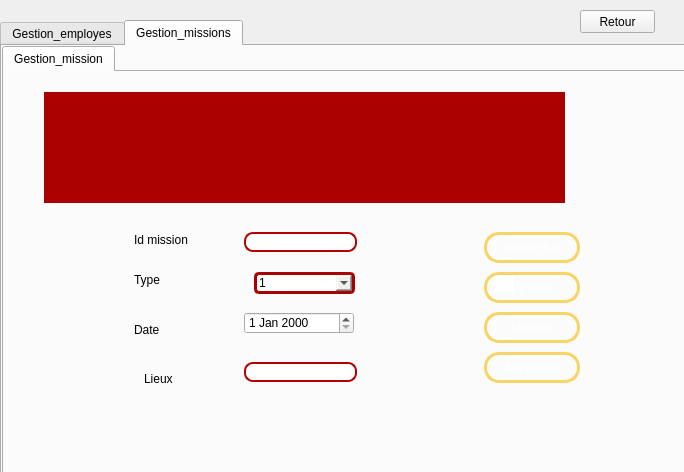
<?xml version="1.0" encoding="UTF-8"?>
<ui version="4.0">
 <class>gestion_employe</class>
 <widget class="QWidget" name="gestion_employe">
  <property name="geometry">
   <rect>
    <x>0</x>
    <y>0</y>
    <width>684</width>
    <height>472</height>
   </rect>
  </property>
  <property name="windowTitle">
   <string>Form</string>
  </property>
  <widget class="QTabWidget" name="tabWidget_2">
   <property name="geometry">
    <rect>
     <x>0</x>
     <y>20</y>
     <width>761</width>
     <height>501</height>
    </rect>
   </property>
   <property name="currentIndex">
    <number>1</number>
   </property>
   <widget class="QWidget" name="tab_4">
    <attribute name="title">
     <string>Gestion_employes</string>
    </attribute>
    <widget class="QTabWidget" name="tabWidget">
     <property name="geometry">
      <rect>
       <x>0</x>
       <y>0</y>
       <width>801</width>
       <height>461</height>
      </rect>
     </property>
     <property name="currentIndex">
      <number>0</number>
     </property>
     <widget class="QWidget" name="tab_2">
      <attribute name="title">
       <string>Gestion Employe</string>
      </attribute>
      <widget class="QTableView" name="tabchambre">
       <property name="geometry">
        <rect>
         <x>70</x>
         <y>10</y>
         <width>541</width>
         <height>131</height>
        </rect>
       </property>
       <property name="styleSheet">
        <string notr="true">QWidget {
    background-color: #aa0000;
    color: #fffff8;
}
QTableView{border: 6px solid #aa0000; /*other code about padding background stc*/ ;}
QHeaderView::section {
    background-color: #aaaa7f;
    padding: 4px;
    border: 1px solid #fffff8;
    font-size: 8pt;
}

QTableWidget {
    gridline-color: #ff4842;
    font-size: 9pt;
}

QTableWidget QTableCornerButton::section {
    background-color: #ff4842;
    border: 1px solid #fffff8;
}</string>
       </property>
      </widget>
      <widget class="QPushButton" name="pb_ajouter">
       <property name="geometry">
        <rect>
         <x>480</x>
         <y>220</y>
         <width>96</width>
         <height>31</height>
        </rect>
       </property>
       <property name="styleSheet">
        <string notr="true"> QPushButton {
color: #ffffff;
border: 3px solid #f8d466;
font: 8pt &quot;MS Reference Sans Serif&quot;;
border-radius: 15px;
padding: 5px;
background: qradialgradient(cx: 0.3, cy: -0.4,
fx: 0.3, fy: -0.4,
radius: 3, stop: 0 #aa3118, stop: 1 #550000);
min-width: 80px;
}

QPushButton:hover {
background: qradialgradient(cx: 0.3, cy: -0.4,
fx: 0.3, fy: -0.4,
radius: 3, stop: 0 #aa3118, stop: 1 #552a2a);
}

 QPushButton:pressed {
background: qradialgradient(cx: 0.4, cy: -0.1,
fx: 0.4, fy: -0.1,
radius: 3, stop: 0 #aa3118, stop: 1 #554040);
}</string>
       </property>
       <property name="text">
        <string>Ajouter</string>
       </property>
      </widget>
      <widget class="QLabel" name="label_2">
       <property name="geometry">
        <rect>
         <x>90</x>
         <y>190</y>
         <width>47</width>
         <height>13</height>
        </rect>
       </property>
       <property name="text">
        <string>Firstname</string>
       </property>
      </widget>
      <widget class="QLineEdit" name="lineEdit_num">
       <property name="geometry">
        <rect>
         <x>220</x>
         <y>160</y>
         <width>113</width>
         <height>20</height>
        </rect>
       </property>
       <property name="styleSheet">
        <string notr="true">QLineEdit
{
border-radius:9px;
border: 2px solid #b50000;
background: qradialgradient(cx: 0.3, cy: -0.4,
fx: 0.0, fy: -0.0,
radius: 1.89, stop: 0 #ffffff, stop: 1 #999);
}</string>
       </property>
      </widget>
      <widget class="QLabel" name="label">
       <property name="geometry">
        <rect>
         <x>90</x>
         <y>160</y>
         <width>81</width>
         <height>16</height>
        </rect>
       </property>
       <property name="text">
        <string>ID Employe</string>
       </property>
      </widget>
      <widget class="QPushButton" name="pb_supprimer">
       <property name="geometry">
        <rect>
         <x>480</x>
         <y>300</y>
         <width>96</width>
         <height>31</height>
        </rect>
       </property>
       <property name="styleSheet">
        <string notr="true"> QPushButton {
color: #ffffff;
border: 3px solid #f8d466;
font: 8pt &quot;MS Reference Sans Serif&quot;;
border-radius: 15px;
padding: 5px;
background: qradialgradient(cx: 0.3, cy: -0.4,
fx: 0.3, fy: -0.4,
radius: 3, stop: 0 #aa3118, stop: 1 #550000);
min-width: 80px;
}

QPushButton:hover {
background: qradialgradient(cx: 0.3, cy: -0.4,
fx: 0.3, fy: -0.4,
radius: 3, stop: 0 #aa3118, stop: 1 #552a2a);
}

 QPushButton:pressed {
background: qradialgradient(cx: 0.4, cy: -0.1,
fx: 0.4, fy: -0.1,
radius: 3, stop: 0 #aa3118, stop: 1 #554040);
}</string>
       </property>
       <property name="text">
        <string>Supprimer</string>
       </property>
      </widget>
      <widget class="QPushButton" name="pb_modifier">
       <property name="geometry">
        <rect>
         <x>480</x>
         <y>260</y>
         <width>96</width>
         <height>31</height>
        </rect>
       </property>
       <property name="styleSheet">
        <string notr="true"> QPushButton {
color: #ffffff;
border: 3px solid #f8d466;
font: 8pt &quot;MS Reference Sans Serif&quot;;
border-radius: 15px;
padding: 5px;
background: qradialgradient(cx: 0.3, cy: -0.4,
fx: 0.3, fy: -0.4,
radius: 3, stop: 0 #aa3118, stop: 1 #550000);
min-width: 80px;
}

QPushButton:hover {
background: qradialgradient(cx: 0.3, cy: -0.4,
fx: 0.3, fy: -0.4,
radius: 3, stop: 0 #aa3118, stop: 1 #552a2a);
}

 QPushButton:pressed {
background: qradialgradient(cx: 0.4, cy: -0.1,
fx: 0.4, fy: -0.1,
radius: 3, stop: 0 #aa3118, stop: 1 #554040);
}
</string>
       </property>
       <property name="text">
        <string>Modifier</string>
       </property>
      </widget>
      <widget class="QPushButton" name="pb_rechercher">
       <property name="geometry">
        <rect>
         <x>480</x>
         <y>180</y>
         <width>96</width>
         <height>31</height>
        </rect>
       </property>
       <property name="styleSheet">
        <string notr="true"> QPushButton {
color: #ffffff;
border: 3px solid #f8d466;
font: 8pt &quot;MS Reference Sans Serif&quot;;
border-radius: 15px;
padding: 5px;
background: qradialgradient(cx: 0.3, cy: -0.4,
fx: 0.3, fy: -0.4,
radius: 3, stop: 0 #aa3118, stop: 1 #550000);
min-width: 80px;
}

QPushButton:hover {
background: qradialgradient(cx: 0.3, cy: -0.4,
fx: 0.3, fy: -0.4,
radius: 3, stop: 0 #aa3118, stop: 1 #552a2a);
}

 QPushButton:pressed {
background: qradialgradient(cx: 0.4, cy: -0.1,
fx: 0.4, fy: -0.1,
radius: 3, stop: 0 #aa3118, stop: 1 #554040);
}</string>
       </property>
       <property name="text">
        <string>Rechercher</string>
       </property>
      </widget>
      <widget class="QLineEdit" name="lineEdit_idservice">
       <property name="geometry">
        <rect>
         <x>220</x>
         <y>280</y>
         <width>113</width>
         <height>20</height>
        </rect>
       </property>
       <property name="styleSheet">
        <string notr="true">QLineEdit
{
border-radius:9px;
border: 2px solid #b50000;
background: qradialgradient(cx: 0.3, cy: -0.4,
fx: 0.0, fy: -0.0,
radius: 1.89, stop: 0 #ffffff, stop: 1 #999);
}</string>
       </property>
       <property name="text">
        <string/>
       </property>
      </widget>
      <widget class="QLabel" name="label_4">
       <property name="geometry">
        <rect>
         <x>90</x>
         <y>290</y>
         <width>47</width>
         <height>13</height>
        </rect>
       </property>
       <property name="text">
        <string>Sallaire</string>
       </property>
      </widget>
      <widget class="QLineEdit" name="lineEdit_disponibilite">
       <property name="geometry">
        <rect>
         <x>490</x>
         <y>190</y>
         <width>20</width>
         <height>20</height>
        </rect>
       </property>
       <property name="styleSheet">
        <string notr="true">QLineEdit{
background-color: transparent;
border-image: url(:off.png);
background: none;
border: none;
background-repeat: none;
}</string>
       </property>
      </widget>
      <widget class="QLabel" name="label_11">
       <property name="geometry">
        <rect>
         <x>90</x>
         <y>320</y>
         <width>71</width>
         <height>16</height>
        </rect>
       </property>
       <property name="text">
        <string>Id mission</string>
       </property>
      </widget>
      <widget class="QComboBox" name="comboBox">
       <property name="geometry">
        <rect>
         <x>220</x>
         <y>310</y>
         <width>111</width>
         <height>22</height>
        </rect>
       </property>
      </widget>
      <widget class="QComboBox" name="comboBox_2">
       <property name="geometry">
        <rect>
         <x>220</x>
         <y>250</y>
         <width>111</width>
         <height>22</height>
        </rect>
       </property>
       <property name="styleSheet">
        <string notr="true">QComboBox {
	border: 3px solid #aa0000;
	border-radius: 5px;
	background:qradialgradient(cx: 0.3, cy: -0.4,
fx: 0.0, fy: -0.0,
radius: 1.89, stop: 0 #ffffff, stop: 1 #999);
	
}
</string>
       </property>
       <item>
        <property name="text">
         <string>President</string>
        </property>
       </item>
       <item>
        <property name="text">
         <string>sous-pres</string>
        </property>
       </item>
       <item>
        <property name="text">
         <string>employe</string>
        </property>
       </item>
      </widget>
      <widget class="QLabel" name="label_3">
       <property name="geometry">
        <rect>
         <x>90</x>
         <y>220</y>
         <width>47</width>
         <height>13</height>
        </rect>
       </property>
       <property name="text">
        <string>Lastname</string>
       </property>
      </widget>
      <widget class="QLabel" name="label_8">
       <property name="geometry">
        <rect>
         <x>90</x>
         <y>250</y>
         <width>47</width>
         <height>13</height>
        </rect>
       </property>
       <property name="text">
        <string>Grade</string>
       </property>
      </widget>
      <widget class="QLineEdit" name="lineEdit_num_2">
       <property name="geometry">
        <rect>
         <x>220</x>
         <y>220</y>
         <width>113</width>
         <height>20</height>
        </rect>
       </property>
       <property name="styleSheet">
        <string notr="true">QLineEdit
{
border-radius:9px;
border: 2px solid #b50000;
background: qradialgradient(cx: 0.3, cy: -0.4,
fx: 0.0, fy: -0.0,
radius: 1.89, stop: 0 #ffffff, stop: 1 #999);
}</string>
       </property>
      </widget>
      <widget class="QLineEdit" name="lineEdit_num_3">
       <property name="geometry">
        <rect>
         <x>220</x>
         <y>190</y>
         <width>113</width>
         <height>20</height>
        </rect>
       </property>
       <property name="styleSheet">
        <string notr="true">QLineEdit
{
border-radius:9px;
border: 2px solid #b50000;
background: qradialgradient(cx: 0.3, cy: -0.4,
fx: 0.0, fy: -0.0,
radius: 1.89, stop: 0 #ffffff, stop: 1 #999);
}</string>
       </property>
      </widget>
      <widget class="QLabel" name="label_9">
       <property name="geometry">
        <rect>
         <x>-60</x>
         <y>-220</y>
         <width>841</width>
         <height>651</height>
        </rect>
       </property>
       <property name="styleSheet">
        <string notr="true">border-image: url(C:/Users/MY HP/Desktop/QT/5edma avec metier sans intg/Crud employe,mission/projet2020/malek/jribidesign.png);

</string>
       </property>
       <property name="text">
        <string>TextLabel</string>
       </property>
      </widget>
      <widget class="QPushButton" name="pb_supprimer_3">
       <property name="geometry">
        <rect>
         <x>440</x>
         <y>340</y>
         <width>96</width>
         <height>31</height>
        </rect>
       </property>
       <property name="styleSheet">
        <string notr="true"> QPushButton {
color: #ffffff;
border: 3px solid #f8d466;
font: 8pt &quot;MS Reference Sans Serif&quot;;
border-radius: 15px;
padding: 5px;
background: qradialgradient(cx: 0.3, cy: -0.4,
fx: 0.3, fy: -0.4,
radius: 3, stop: 0 #aa3118, stop: 1 #550000);
min-width: 80px;
}

QPushButton:hover {
background: qradialgradient(cx: 0.3, cy: -0.4,
fx: 0.3, fy: -0.4,
radius: 3, stop: 0 #aa3118, stop: 1 #552a2a);
}

 QPushButton:pressed {
background: qradialgradient(cx: 0.4, cy: -0.1,
fx: 0.4, fy: -0.1,
radius: 3, stop: 0 #aa3118, stop: 1 #554040);
}</string>
       </property>
       <property name="text">
        <string>PDF</string>
       </property>
      </widget>
      <widget class="QPushButton" name="pb_supprimer_4">
       <property name="geometry">
        <rect>
         <x>540</x>
         <y>340</y>
         <width>96</width>
         <height>31</height>
        </rect>
       </property>
       <property name="styleSheet">
        <string notr="true"> QPushButton {
color: #ffffff;
border: 3px solid #f8d466;
font: 8pt &quot;MS Reference Sans Serif&quot;;
border-radius: 15px;
padding: 5px;
background: qradialgradient(cx: 0.3, cy: -0.4,
fx: 0.3, fy: -0.4,
radius: 3, stop: 0 #aa3118, stop: 1 #550000);
min-width: 80px;
}

QPushButton:hover {
background: qradialgradient(cx: 0.3, cy: -0.4,
fx: 0.3, fy: -0.4,
radius: 3, stop: 0 #aa3118, stop: 1 #552a2a);
}

 QPushButton:pressed {
background: qradialgradient(cx: 0.4, cy: -0.1,
fx: 0.4, fy: -0.1,
radius: 3, stop: 0 #aa3118, stop: 1 #554040);
}</string>
       </property>
       <property name="text">
        <string>Ouvrir PDF</string>
       </property>
      </widget>
      <zorder>label_9</zorder>
      <zorder>lineEdit_disponibilite</zorder>
      <zorder>tabchambre</zorder>
      <zorder>pb_ajouter</zorder>
      <zorder>label_2</zorder>
      <zorder>lineEdit_num</zorder>
      <zorder>label</zorder>
      <zorder>pb_supprimer</zorder>
      <zorder>pb_modifier</zorder>
      <zorder>pb_rechercher</zorder>
      <zorder>lineEdit_idservice</zorder>
      <zorder>label_4</zorder>
      <zorder>label_11</zorder>
      <zorder>comboBox</zorder>
      <zorder>comboBox_2</zorder>
      <zorder>label_3</zorder>
      <zorder>label_8</zorder>
      <zorder>lineEdit_num_2</zorder>
      <zorder>lineEdit_num_3</zorder>
      <zorder>pb_supprimer_3</zorder>
      <zorder>pb_supprimer_4</zorder>
     </widget>
     <widget class="QWidget" name="tab">
      <attribute name="title">
       <string>Mail</string>
      </attribute>
      <widget class="QLabel" name="label_28">
       <property name="geometry">
        <rect>
         <x>50</x>
         <y>133</y>
         <width>50</width>
         <height>20</height>
        </rect>
       </property>
       <property name="text">
        <string>Password:</string>
       </property>
      </widget>
      <widget class="QLabel" name="label_30">
       <property name="geometry">
        <rect>
         <x>50</x>
         <y>191</y>
         <width>40</width>
         <height>20</height>
        </rect>
       </property>
       <property name="text">
        <string>Subject:</string>
       </property>
      </widget>
      <widget class="QLineEdit" name="rcpt">
       <property name="geometry">
        <rect>
         <x>119</x>
         <y>162</y>
         <width>490</width>
         <height>20</height>
        </rect>
       </property>
      </widget>
      <widget class="QLineEdit" name="server">
       <property name="geometry">
        <rect>
         <x>119</x>
         <y>46</y>
         <width>490</width>
         <height>20</height>
        </rect>
       </property>
       <property name="text">
        <string>smtp.gmail.com</string>
       </property>
       <property name="echoMode">
        <enum>QLineEdit::Password</enum>
       </property>
      </widget>
      <widget class="QLineEdit" name="uname">
       <property name="geometry">
        <rect>
         <x>119</x>
         <y>104</y>
         <width>490</width>
         <height>20</height>
        </rect>
       </property>
       <property name="text">
        <string/>
       </property>
      </widget>
      <widget class="QLineEdit" name="subject">
       <property name="geometry">
        <rect>
         <x>119</x>
         <y>191</y>
         <width>490</width>
         <height>20</height>
        </rect>
       </property>
      </widget>
      <widget class="QPlainTextEdit" name="msg">
       <property name="geometry">
        <rect>
         <x>119</x>
         <y>220</y>
         <width>490</width>
         <height>71</height>
        </rect>
       </property>
      </widget>
      <widget class="QLineEdit" name="paswd">
       <property name="geometry">
        <rect>
         <x>119</x>
         <y>133</y>
         <width>490</width>
         <height>20</height>
        </rect>
       </property>
       <property name="inputMask">
        <string/>
       </property>
       <property name="text">
        <string/>
       </property>
       <property name="echoMode">
        <enum>QLineEdit::Password</enum>
       </property>
      </widget>
      <widget class="QLineEdit" name="port">
       <property name="geometry">
        <rect>
         <x>119</x>
         <y>75</y>
         <width>490</width>
         <height>20</height>
        </rect>
       </property>
       <property name="text">
        <string>465</string>
       </property>
       <property name="echoMode">
        <enum>QLineEdit::Password</enum>
       </property>
      </widget>
      <widget class="QWidget" name="layoutWidget_2">
       <property name="geometry">
        <rect>
         <x>259</x>
         <y>295</y>
         <width>211</width>
         <height>61</height>
        </rect>
       </property>
       <layout class="QHBoxLayout" name="horizontalLayout">
        <item>
         <spacer name="horizontalSpacer">
          <property name="orientation">
           <enum>Qt::Horizontal</enum>
          </property>
          <property name="sizeHint" stdset="0">
           <size>
            <width>40</width>
            <height>20</height>
           </size>
          </property>
         </spacer>
        </item>
        <item>
         <widget class="QPushButton" name="sendBtn">
          <property name="styleSheet">
           <string notr="true"> QPushButton {
color: #ffffff;
border: 3px solid #f8d466;
font: 8pt &quot;MS Reference Sans Serif&quot;;
border-radius: 15px;
padding: 5px;
background: qradialgradient(cx: 0.3, cy: -0.4,
fx: 0.3, fy: -0.4,
radius: 3, stop: 0 #aa3118, stop: 1 #550000);
min-width: 80px;
}

QPushButton:hover {
background: qradialgradient(cx: 0.3, cy: -0.4,
fx: 0.3, fy: -0.4,
radius: 3, stop: 0 #aa3118, stop: 1 #552a2a);
}

 QPushButton:pressed {
background: qradialgradient(cx: 0.4, cy: -0.1,
fx: 0.4, fy: -0.1,
radius: 3, stop: 0 #aa3118, stop: 1 #554040);
}</string>
          </property>
          <property name="text">
           <string>Send</string>
          </property>
         </widget>
        </item>
        <item>
         <widget class="QPushButton" name="exitBtn">
          <property name="styleSheet">
           <string notr="true"> QPushButton {
color: #ffffff;
border: 3px solid #f8d466;
font: 8pt &quot;MS Reference Sans Serif&quot;;
border-radius: 15px;
padding: 5px;
background: qradialgradient(cx: 0.3, cy: -0.4,
fx: 0.3, fy: -0.4,
radius: 3, stop: 0 #aa3118, stop: 1 #550000);
min-width: 80px;
}

QPushButton:hover {
background: qradialgradient(cx: 0.3, cy: -0.4,
fx: 0.3, fy: -0.4,
radius: 3, stop: 0 #aa3118, stop: 1 #552a2a);
}

 QPushButton:pressed {
background: qradialgradient(cx: 0.4, cy: -0.1,
fx: 0.4, fy: -0.1,
radius: 3, stop: 0 #aa3118, stop: 1 #554040);
}</string>
          </property>
          <property name="text">
           <string>Exit</string>
          </property>
         </widget>
        </item>
       </layout>
      </widget>
      <widget class="QLabel" name="label_25">
       <property name="geometry">
        <rect>
         <x>50</x>
         <y>46</y>
         <width>63</width>
         <height>20</height>
        </rect>
       </property>
       <property name="text">
        <string>Smtp-server:</string>
       </property>
      </widget>
      <widget class="QLabel" name="label_26">
       <property name="geometry">
        <rect>
         <x>50</x>
         <y>75</y>
         <width>59</width>
         <height>20</height>
        </rect>
       </property>
       <property name="text">
        <string>Server port:</string>
       </property>
      </widget>
      <widget class="QLabel" name="label_27">
       <property name="geometry">
        <rect>
         <x>50</x>
         <y>104</y>
         <width>52</width>
         <height>20</height>
        </rect>
       </property>
       <property name="text">
        <string>Username:</string>
       </property>
      </widget>
      <widget class="QLabel" name="label_29">
       <property name="geometry">
        <rect>
         <x>50</x>
         <y>162</y>
         <width>59</width>
         <height>20</height>
        </rect>
       </property>
       <property name="text">
        <string>Recipant to:</string>
       </property>
      </widget>
      <widget class="QLabel" name="label_31">
       <property name="geometry">
        <rect>
         <x>50</x>
         <y>220</y>
         <width>46</width>
         <height>22</height>
        </rect>
       </property>
       <property name="text">
        <string>Message:</string>
       </property>
      </widget>
      <widget class="QLabel" name="label_14">
       <property name="geometry">
        <rect>
         <x>-20</x>
         <y>-200</y>
         <width>801</width>
         <height>681</height>
        </rect>
       </property>
       <property name="styleSheet">
        <string notr="true">border-image: url(C:/Users/MY HP/Desktop/QT/5edma avec metier sans intg/Crud employe,mission/projet2020/malek/jribidesign.png);
</string>
       </property>
       <property name="text">
        <string/>
       </property>
      </widget>
      <zorder>label_14</zorder>
      <zorder>label_28</zorder>
      <zorder>label_30</zorder>
      <zorder>rcpt</zorder>
      <zorder>server</zorder>
      <zorder>uname</zorder>
      <zorder>subject</zorder>
      <zorder>msg</zorder>
      <zorder>paswd</zorder>
      <zorder>port</zorder>
      <zorder>layoutWidget_2</zorder>
      <zorder>label_25</zorder>
      <zorder>label_26</zorder>
      <zorder>label_27</zorder>
      <zorder>label_29</zorder>
      <zorder>label_31</zorder>
     </widget>
    </widget>
   </widget>
   <widget class="QWidget" name="tab_5">
    <attribute name="title">
     <string>Gestion_missions</string>
    </attribute>
    <widget class="QTabWidget" name="tabWidget_3">
     <property name="geometry">
      <rect>
       <x>0</x>
       <y>0</y>
       <width>751</width>
       <height>451</height>
      </rect>
     </property>
     <property name="currentIndex">
      <number>0</number>
     </property>
     <widget class="QWidget" name="tab_6">
      <attribute name="title">
       <string>Gestion_mission</string>
      </attribute>
      <widget class="QLabel" name="label_5">
       <property name="geometry">
        <rect>
         <x>130</x>
         <y>160</y>
         <width>61</width>
         <height>16</height>
        </rect>
       </property>
       <property name="text">
        <string>Id mission</string>
       </property>
      </widget>
      <widget class="QLineEdit" name="lineEdit_id_3">
       <property name="geometry">
        <rect>
         <x>240</x>
         <y>160</y>
         <width>113</width>
         <height>20</height>
        </rect>
       </property>
       <property name="styleSheet">
        <string notr="true">QLineEdit
{
border-radius:9px;
border: 2px solid #b50000;
background: qradialgradient(cx: 0.3, cy: -0.4,
fx: 0.0, fy: -0.0,
radius: 1.89, stop: 0 #ffffff, stop: 1 #999);
}</string>
       </property>
      </widget>
      <widget class="QLabel" name="label_6">
       <property name="geometry">
        <rect>
         <x>130</x>
         <y>200</y>
         <width>61</width>
         <height>16</height>
        </rect>
       </property>
       <property name="text">
        <string>Type</string>
       </property>
      </widget>
      <widget class="QLabel" name="label_7">
       <property name="geometry">
        <rect>
         <x>130</x>
         <y>250</y>
         <width>61</width>
         <height>16</height>
        </rect>
       </property>
       <property name="text">
        <string>Date</string>
       </property>
      </widget>
      <widget class="QPushButton" name="pb_ajouter_2">
       <property name="geometry">
        <rect>
         <x>480</x>
         <y>200</y>
         <width>96</width>
         <height>31</height>
        </rect>
       </property>
       <property name="styleSheet">
        <string notr="true"> QPushButton {
color: #ffffff;
border: 3px solid #f8d466;
font: 8pt &quot;MS Reference Sans Serif&quot;;
border-radius: 15px;
padding: 5px;
background: qradialgradient(cx: 0.3, cy: -0.4,
fx: 0.3, fy: -0.4,
radius: 3, stop: 0 #aa3118, stop: 1 #550000);
min-width: 80px;
}

QPushButton:hover {
background: qradialgradient(cx: 0.3, cy: -0.4,
fx: 0.3, fy: -0.4,
radius: 3, stop: 0 #aa3118, stop: 1 #552a2a);
}

 QPushButton:pressed {
background: qradialgradient(cx: 0.4, cy: -0.1,
fx: 0.4, fy: -0.1,
radius: 3, stop: 0 #aa3118, stop: 1 #554040);
}</string>
       </property>
       <property name="text">
        <string>Ajouter</string>
       </property>
      </widget>
      <widget class="QLineEdit" name="lineEdit_prix_2">
       <property name="geometry">
        <rect>
         <x>240</x>
         <y>290</y>
         <width>113</width>
         <height>20</height>
        </rect>
       </property>
       <property name="styleSheet">
        <string notr="true">QLineEdit
{
border-radius:9px;
border: 2px solid #b50000;
background: qradialgradient(cx: 0.3, cy: -0.4,
fx: 0.0, fy: -0.0,
radius: 1.89, stop: 0 #ffffff, stop: 1 #999);
}</string>
       </property>
      </widget>
      <widget class="QLabel" name="label_10">
       <property name="geometry">
        <rect>
         <x>140</x>
         <y>300</y>
         <width>47</width>
         <height>13</height>
        </rect>
       </property>
       <property name="text">
        <string>Lieux</string>
       </property>
      </widget>
      <widget class="QPushButton" name="pb_modifier_4">
       <property name="geometry">
        <rect>
         <x>480</x>
         <y>240</y>
         <width>96</width>
         <height>31</height>
        </rect>
       </property>
       <property name="styleSheet">
        <string notr="true"> QPushButton {
color: #ffffff;
border: 3px solid #f8d466;
font: 8pt &quot;MS Reference Sans Serif&quot;;
border-radius: 15px;
padding: 5px;
background: qradialgradient(cx: 0.3, cy: -0.4,
fx: 0.3, fy: -0.4,
radius: 3, stop: 0 #aa3118, stop: 1 #550000);
min-width: 80px;
}

QPushButton:hover {
background: qradialgradient(cx: 0.3, cy: -0.4,
fx: 0.3, fy: -0.4,
radius: 3, stop: 0 #aa3118, stop: 1 #552a2a);
}

 QPushButton:pressed {
background: qradialgradient(cx: 0.4, cy: -0.1,
fx: 0.4, fy: -0.1,
radius: 3, stop: 0 #aa3118, stop: 1 #554040);
}</string>
       </property>
       <property name="text">
        <string>Modifier</string>
       </property>
      </widget>
      <widget class="QPushButton" name="pb_supprimer_2">
       <property name="geometry">
        <rect>
         <x>480</x>
         <y>280</y>
         <width>96</width>
         <height>31</height>
        </rect>
       </property>
       <property name="styleSheet">
        <string notr="true"> QPushButton {
color: #ffffff;
border: 3px solid #f8d466;
font: 8pt &quot;MS Reference Sans Serif&quot;;
border-radius: 15px;
padding: 5px;
background: qradialgradient(cx: 0.3, cy: -0.4,
fx: 0.3, fy: -0.4,
radius: 3, stop: 0 #aa3118, stop: 1 #550000);
min-width: 80px;
}

QPushButton:hover {
background: qradialgradient(cx: 0.3, cy: -0.4,
fx: 0.3, fy: -0.4,
radius: 3, stop: 0 #aa3118, stop: 1 #552a2a);
}

 QPushButton:pressed {
background: qradialgradient(cx: 0.4, cy: -0.1,
fx: 0.4, fy: -0.1,
radius: 3, stop: 0 #aa3118, stop: 1 #554040);
}</string>
       </property>
       <property name="text">
        <string>Supprimer</string>
       </property>
      </widget>
      <widget class="QTableView" name="tabservicech">
       <property name="geometry">
        <rect>
         <x>40</x>
         <y>20</y>
         <width>521</width>
         <height>111</height>
        </rect>
       </property>
       <property name="styleSheet">
        <string notr="true">QWidget {
    background-color: #aa0000;
    color: #fffff8;
}
QTableView{border: 6px solid #aa0000; /*other code about padding background stc*/ ;}
QHeaderView::section {
    background-color: #aaaa7f;
    padding: 4px;
    border: 1px solid #fffff8;
    font-size: 8pt;
}

QTableWidget {
    gridline-color: #ff4842;
    font-size: 9pt;
}

QTableWidget QTableCornerButton::section {
    background-color: #ff4842;
    border: 1px solid #fffff8;
}</string>
       </property>
      </widget>
      <widget class="QLineEdit" name="lineEdit_dispo">
       <property name="geometry">
        <rect>
         <x>490</x>
         <y>200</y>
         <width>20</width>
         <height>20</height>
        </rect>
       </property>
       <property name="styleSheet">
        <string notr="true">QLineEdit{
background-color: transparent;
border-image: url(:off.png);
background: none;
border: none;
background-repeat: none;
}</string>
       </property>
      </widget>
      <widget class="QPushButton" name="pushButton">
       <property name="geometry">
        <rect>
         <x>480</x>
         <y>160</y>
         <width>96</width>
         <height>31</height>
        </rect>
       </property>
       <property name="styleSheet">
        <string notr="true"> QPushButton {
color: #ffffff;
border: 3px solid #f8d466;
font: 8pt &quot;MS Reference Sans Serif&quot;;
border-radius: 15px;
padding: 5px;
background: qradialgradient(cx: 0.3, cy: -0.4,
fx: 0.3, fy: -0.4,
radius: 3, stop: 0 #aa3118, stop: 1 #550000);
min-width: 80px;
}

QPushButton:hover {
background: qradialgradient(cx: 0.3, cy: -0.4,
fx: 0.3, fy: -0.4,
radius: 3, stop: 0 #aa3118, stop: 1 #552a2a);
}

 QPushButton:pressed {
background: qradialgradient(cx: 0.4, cy: -0.1,
fx: 0.4, fy: -0.1,
radius: 3, stop: 0 #aa3118, stop: 1 #554040);
}</string>
       </property>
       <property name="text">
        <string>rechercher</string>
       </property>
      </widget>
      <widget class="QDateEdit" name="dateEdit_2">
       <property name="geometry">
        <rect>
         <x>240</x>
         <y>240</y>
         <width>110</width>
         <height>22</height>
        </rect>
       </property>
      </widget>
      <widget class="QComboBox" name="comboBox_3">
       <property name="geometry">
        <rect>
         <x>250</x>
         <y>200</y>
         <width>101</width>
         <height>22</height>
        </rect>
       </property>
       <property name="styleSheet">
        <string notr="true">QComboBox {
	border: 3px solid #aa0000;
	border-radius: 5px;
	background:qradialgradient(cx: 0.3, cy: -0.4,
fx: 0.0, fy: -0.0,
radius: 1.89, stop: 0 #ffffff, stop: 1 #999);
	
}
</string>
       </property>
       <item>
        <property name="text">
         <string>1</string>
        </property>
       </item>
       <item>
        <property name="text">
         <string>2</string>
        </property>
       </item>
       <item>
        <property name="text">
         <string>3</string>
        </property>
       </item>
      </widget>
      <widget class="QLabel" name="label_12">
       <property name="geometry">
        <rect>
         <x>0</x>
         <y>0</y>
         <width>731</width>
         <height>421</height>
        </rect>
       </property>
       <property name="styleSheet">
        <string notr="true">border-image: url(C:/Users/MY HP/Desktop/QT/projet2020/malek/afficher5.png);
</string>
       </property>
       <property name="text">
        <string/>
       </property>
      </widget>
      <widget class="QLabel" name="label_15">
       <property name="geometry">
        <rect>
         <x>-10</x>
         <y>-230</y>
         <width>781</width>
         <height>781</height>
        </rect>
       </property>
       <property name="styleSheet">
        <string notr="true">border-image: url(C:/Users/MY HP/Desktop/QT/5edma avec metier sans intg/Crud employe,mission/projet2020/malek/jribidesign.png);
</string>
       </property>
       <property name="text">
        <string/>
       </property>
      </widget>
      <zorder>label_15</zorder>
      <zorder>label_12</zorder>
      <zorder>lineEdit_dispo</zorder>
      <zorder>label_5</zorder>
      <zorder>lineEdit_id_3</zorder>
      <zorder>label_6</zorder>
      <zorder>label_7</zorder>
      <zorder>pb_ajouter_2</zorder>
      <zorder>lineEdit_prix_2</zorder>
      <zorder>label_10</zorder>
      <zorder>pb_modifier_4</zorder>
      <zorder>pb_supprimer_2</zorder>
      <zorder>tabservicech</zorder>
      <zorder>pushButton</zorder>
      <zorder>dateEdit_2</zorder>
      <zorder>comboBox_3</zorder>
     </widget>
    </widget>
   </widget>
  </widget>
  <widget class="QPushButton" name="pushButton_2">
   <property name="geometry">
    <rect>
     <x>580</x>
     <y>10</y>
     <width>75</width>
     <height>23</height>
    </rect>
   </property>
   <property name="text">
    <string>Retour</string>
   </property>
  </widget>
 </widget>
 <resources/>
 <connections/>
</ui>
